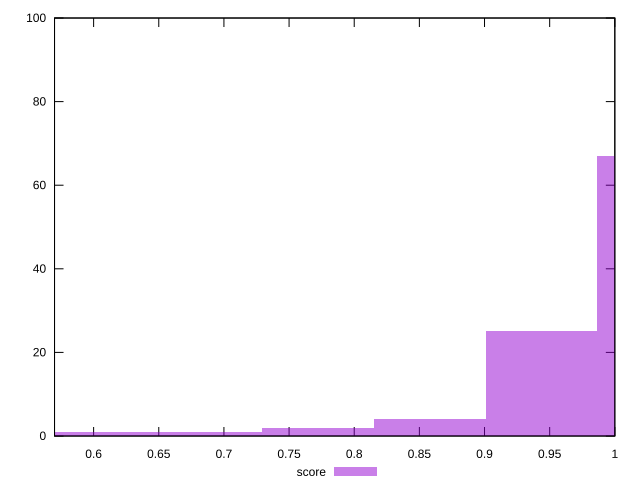

This chart was generated by the following gnuplot code:
reset

$score <<EOF
0.7721677816414797 2
0.6005749412767064 1
0.943760622006253 25
1.0295570421886395 67
0.8579642018238663 4
0.686371361459093 1
EOF

set key outside below
set boxwidth 0.08579642018238663
set xrange [0.57:1]
set yrange [0:100]
set trange [0:100]
set style fill transparent solid 0.5 noborder
set terminal svg size 640, 490 enhanced background rgb 'white'
set output "report_00019_2021-02-10T18-14-37.922Z//max-potential-fid/samples/pages+cached+noadtech/score/histogram.svg"

plot $score title "score" with boxes

reset
